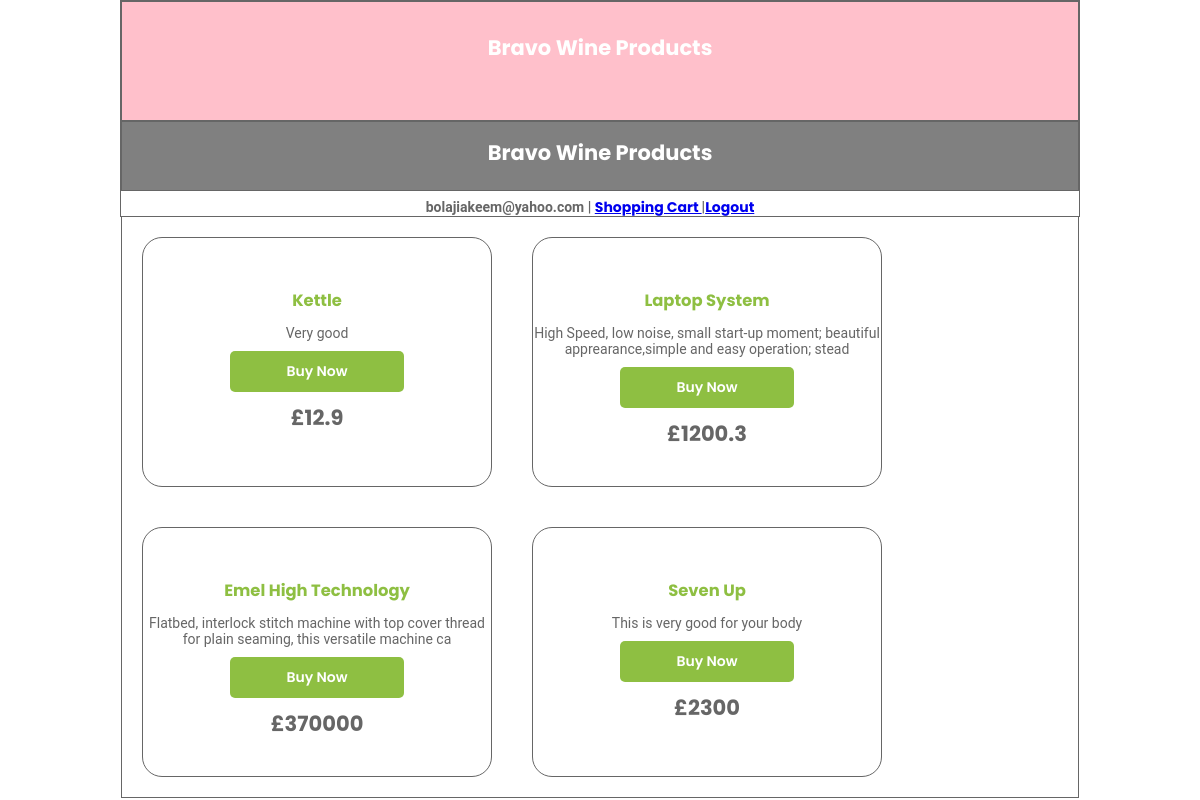
The page /products.php (signed in) on the database its author committed.
### tables this page shows
CREATE TABLE `product` (
  `id` int(11) NOT NULL,
  `product_name` varchar(200) NOT NULL,
  `cost_price` float NOT NULL,
  `selling_price` float NOT NULL,
  `quantity` int(11) NOT NULL,
  `label` varchar(200) NOT NULL,
  `order_date` date NOT NULL,
  `description` varchar(500) NOT NULL
);

### products.php (the view, shortened to what this page needs)
<!DOCTYPE>
<html>
<head>
    <link rel="stylesheet" href="style.css" type="text/css" />
  </head>
  <body>
    <div id="product_container">
      <div class="product_head">
        <h2 style="text-align: center; margin-top: 30px; color: white;">Bravo Wine Products</h2>
      </div>
      <div class="product_headings">
        <h2 style="text-align: center; margin-top: 15px; color: white;">Bravo Wine Products</h2>
      </div>
      <div class="product_user">
        <p style="text-align: center; padding: 5px; margin-right: 20px; font-weight: bold;"> <?php echo $_SESSION['email']; ?> | <a href="shopping_cart.php">Shopping Cart </a> |<a href="logout.php">Logout</a></p>
      </div>
      <div class="product_dashboard">
        <?php
          include 'connect.inc.php';
          $select = "SELECT * FROM product";
          $query = mysqli_query($connect, $select);
          while($fetch = mysqli_fetch_assoc($query)){
            $pname = substr($fetch['product_name'], 0, 20);
            $cprice = $fetch['cost_price'];
            $id = $fetch['id'];
            $description = substr($fetch['description'], 0, 100);
            echo "
        <div class='product1'>
          <h3>$pname</h3>
          <p>$description</p>
          <form method='GET' action='product_details.php' style='padding: 0px;'>
          <button Name='buy_now'>Buy Now</button>
          <h2 style='text-align: center;'>£$cprice</h2>
          <input type='text' value='$id' hidden name='id' />
        </div>
        </form>
        ";
      }
    ?>
      </div>
    </div>
  </body>
</html>

### style.css (style rules this page uses)
* { margin: 0; padding: 0; box-sizing: border-box; font-family: 'Poppins',sans-serif; }
html, body { min-height: 100%; }
body, div, form, input, select, p { padding: 0; margin: 0; outline: none; font-family: Roboto, Arial, sans-serif; font-size: 14px; color: #666; }
h3 { margin: 12px 0; color: #8ebf42; }
form { width: 100%; padding: 20px; }
button { width: 100%; padding: 10px 0; margin: 10px auto; border-radius: 5px; border: none; background: #8ebf42; font-size: 14px; font-weight: 600; color: #fff; }
* { margin: opx; padding: auto; }
#product_container { width: 80%; height: auto; border: 1px solid; margin-left: 10%; margin-right: 10%; }
.product_head { width: 100%; height: 120px; border: 1px solid; background-color: pink; }
.product_headings { width: 100%; height: 70px; border: 1px solid; background-color: grey; }
.product_user { width: 100%; height: 25px; border: 1px solid; color: white; text-align: right; }
.product_dashboard { width: 100%; height: auto; border: 1px solid; background-color: white; float: left; }
.product1 { width: 350px; height: 250px; border: 1px solid; border-radius: 20px; margin: 20px; float: left; }
h3 { margin-top: 50px; text-align: center; }
p { text-align: center; }
button { text-align: center; width: 50%; padding: 10px; margin-left: 25%; margin-right: 25%; }

### rows shown on the page
product: product_name "Kettle", description "Very good", cost_price "12.9"
product: product_name "Laptop System", description "High Speed, low noise, small start-up moment; beautiful apprearance,simple and easy operation; stead", cost_price "1200.3"
product: product_name "Emel High Technology", description "Flatbed, interlock stitch machine with top cover thread for plain seaming, this versatile machine ca", cost_price "370000"
product: product_name "Seven Up", description "This is very good for your body", cost_price "2300"

### other values the page prints
$_SESSION['email'] "bolajiakeem@yahoo.com"
